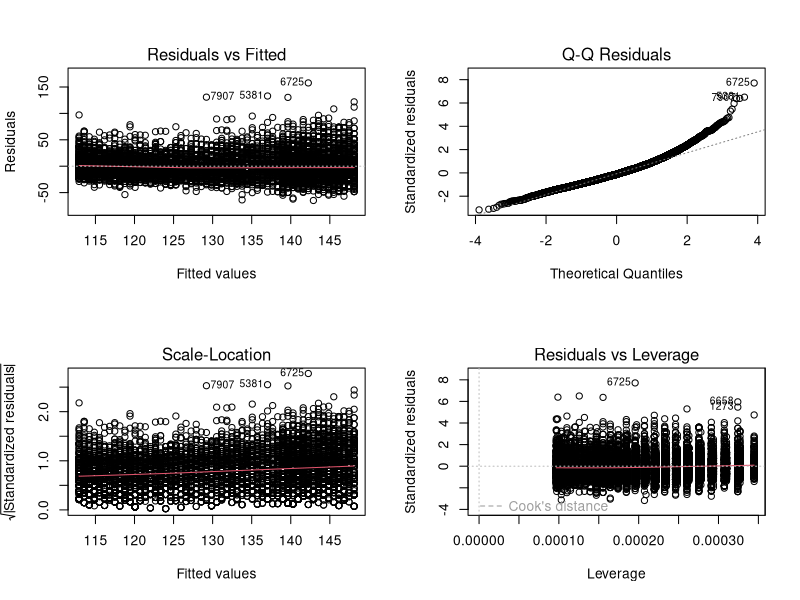
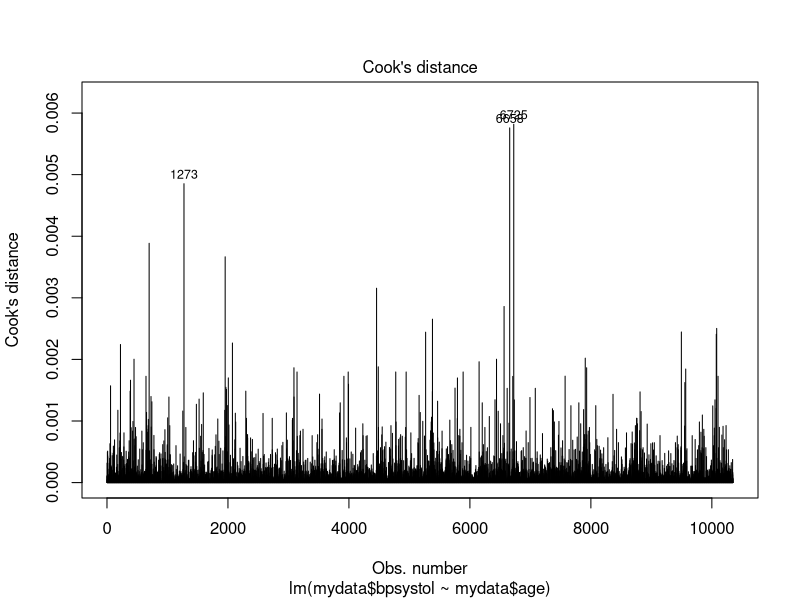
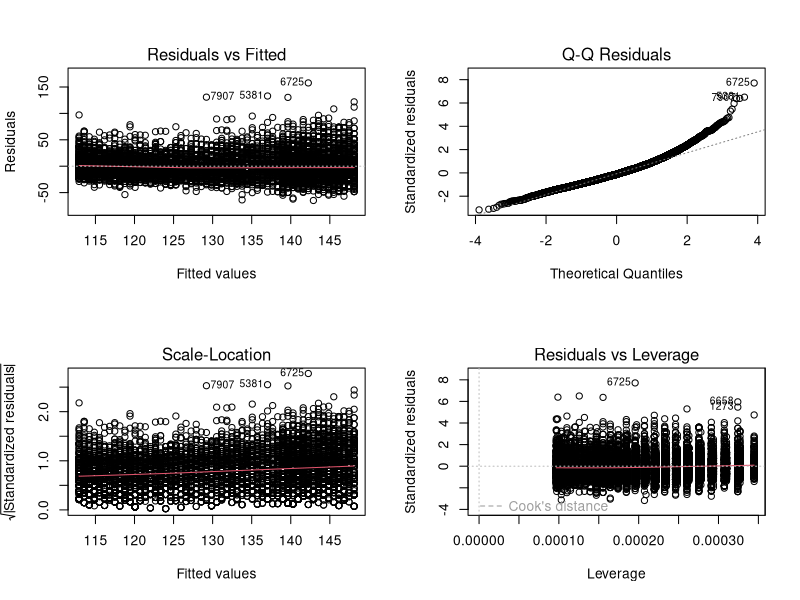
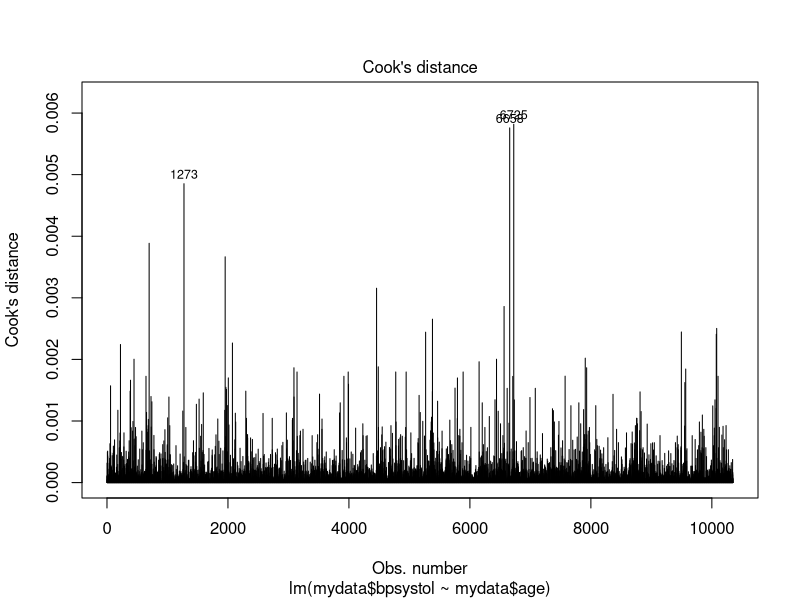

Write R code to recreate these figures, in order. (Note: this script raises an error after producing the figures.)
## ---- chunk 1
knitr::opts_chunk$set(echo = TRUE)
## ---- chunk 2
##reading the data in
mydata <-read.table("SurveyUS_data2018_selected.txt", header=T, sep="\t")
##fit the regression
reg_SBPonAGE<-lm(formula = mydata$bpsystol~mydata$age, data = mydata)
summary(reg_SBPonAGE)
confint(reg_SBPonAGE)

pearson <- cor.test(mydata$bpsystol, mydata$age,  method = "pearson")
pearson
## ---- chunk 3
##checking assumptions -all 4

par(mfrow=c(2,2))
plot(reg_SBPonAGE)
par(mfrow=c(1,1))

##Cook's distance points

cutoff <-4/(nrow(mydata))
cutoff
plot(reg_SBPonAGE, which=4, cook.levels=cutoff)
## ---- chunk 4
##DROPPING THE problematic observations
mydata_sensitivity <- mydata[-c(4457, 6658, 6725, 7907), ]

dim(mydata)
dim(mydata_sensitivity)

reg_SBPonAGE_sensitivity<-lm(formula = mydata$bpsystol~mydata$age , data = mydata_sensitivity)
summary(reg_SBPonAGE_sensitivity)
confint(reg_SBPonAGE_sensitivity)


par(mfrow=c(2,2))
plot(reg_SBPonAGE_sensitivity)
par(mfrow=c(1,1))

cutoff <-4/(nrow(mydata_sensitivity))
cutoff
plot(reg_SBPonAGE_sensitivity, which=4, cook.levels=cutoff)

## ---- chunk 5
reg_SBPonAGE<-lm(formula = mydata$bpsystol~mydata$age, data = mydata)
summary(reg_SBPonAGE)
confint(reg_SBPonAGE)

##produce predictions for the mean
pred_reg_SBPonAGE = predict(reg_SBPonAGE, interval = "confidence") 

##bind the data and the predictions
dat_pred_reg_SBPonAGE= cbind(mydata, pred_reg_SBPonAGE)  

ggplot(dat_pred_reg_SBPonAGE, aes(x =age , y =bpsystol) ) +
     geom_point() +
     geom_ribbon( aes(ymin = lwr, ymax = upr ), alpha = .15) +
     geom_line( aes(y = fit), size = 1) +
     geom_smooth(method=lm, se=TRUE)

##produce predictions for future values of age
pred_reg_SBPonAGE_alt=data.frame(mydata, predict(reg_SBPonAGE, interval="prediction"))

ggplot(pred_reg_SBPonAGE_alt, aes(x =age , y =bpsystol)) + 
    geom_ribbon(aes(ymin = lwr, ymax = upr, fill='prediction'), 
        fill = "black", alpha = 0.2) +
    geom_smooth(method = "lm", se = FALSE, col = "black") +
    geom_point(size = 1, col = "firebrick") + 
    labs(x = "Age", y = "SBP") + 
    theme_classic()


## ---- chunk 6
mydata_species <-read.table("ANOVA_example.txt", header=T, sep="\t")
mydata_species
dim(mydata_species)
names(mydata_species)


##CAREFUL AT THE ORDER OF THE VARIABLES: IN LM IS Y~X WHILST IN PLOT IS (X, Y)

##run the regresssion model
##the dependent variable: mydata_species$DiversityH
##the independent variable: mydata_species$SpeciesRichness
reg<-lm(formula = mydata_species$DiversityH~mydata_species$SpeciesRichness, data = mydata_species)
summary(reg)
confint(reg)


##center the variable!
##checking assumptions -all 4

par(mfrow=c(2,2))
plot(reg)
par(mfrow=c(1,1))

##Cook's distance points

cutoff <-4/(nrow(mydata_species))
cutoff
plot(reg, which=4, cook.levels=cutoff)

##a quick plot visualising the regression line

##constructiong the prediction for the mean

##predictions for the mean
predslm = predict(reg, interval = "confidence") ##produce predictions
predslm
datlm = cbind(mydata_species, predslm)  ##bind the data and the predictions
datlm


ggplot(datlm, aes(x =SpeciesRichness , y =DiversityH) ) +
     geom_point() +
     geom_ribbon( aes(ymin = lwr, ymax = upr ), alpha = .15) +
     geom_line( aes(y = fit), size = 1)



##these differ by specification of a different option for the interval

mydata_species2 = data.frame(mydata_species, predict(reg, interval = "prediction"))

ggplot(mydata_species2, aes(SpeciesRichness, DiversityH)) + 
    geom_ribbon(aes(ymin = lwr, ymax = upr, fill='prediction'), 
        fill = "black", alpha = 0.2) +
    geom_smooth(method = "lm", se = FALSE, col = "black") +
    geom_point(size = 3, col = "firebrick") + 
    labs(x = "SpeciesRichness", y = "DiversityH") + 
    theme_classic()
##################################
#################################

## ---- chunk 7
reg_SBPonRACE<-lm(formula = mydata$bpsystol~mydata$race , data = mydata)
summary(reg_SBPonRACE)
confint(reg_SBPonRACE)

##model diagnosis
par(mfrow=c(2,2))
plot(reg_SBPonRACE)
par(mfrow=c(1,1))

cutoff <-4/(nrow(mydata))
cutoff
plot(reg_SBPonRACE, which=4, cook.levels=cutoff)
## ---- chunk 8
reg_SBPonRACE<-lm(formula = mydata$bpsystol~mydata$race , data = mydata)
summary(reg_SBPonRACE)
confint(reg_SBPonRACE)

##visualize the data at hand!
 
ggplot(mydata, aes(x=race, y=bpsystol, fill=race)) + 
    geom_boxplot()

##visualize inferential results

sum = summarySE(mydata,
                measurevar="bpsystol",
                groupvars=c("race"))
sum

pd = position_dodge(.2)
ggplot(sum, aes(x=race,
                y=bpsystol)) +
    geom_errorbar(aes(ymin=bpsystol-1.96*se,
                      ymax=bpsystol+1.96*se),
                   width=.2, size=0.7, position=pd) +
    geom_point(shape=15, size=4, position=pd) +
    theme_bw() +
    theme(
          axis.title.y = element_text(vjust= 1.8),
          axis.title.x = element_text(vjust= -0.5),
          axis.title = element_text(face = "bold")) +
    scale_color_manual(values = c("black", "blue", "green"))
## ---- chunk 9

##MODEL WITH NO INTERACTION
reg_SBPonRACEandAGE_NO_INT<-lm(formula = mydata$bpsystol~mydata$race+mydata$age , data = mydata)
summary(reg_SBPonRACEandAGE_NO_INT)
confint(reg_SBPonRACEandAGE_NO_INT)


par(mfrow=c(2,2))
plot(reg_SBPonRACEandAGE_NO_INT)
par(mfrow=c(1,1))

cutoff <-4/(nrow(mydata))
cutoff
plot(reg_SBPonRACEandAGE_NO_INT, which=4, cook.levels=cutoff)


mydata$pred_SBPonRACEandAGE_NO_INT = predict(reg_SBPonRACEandAGE_NO_INT)

ggplot(mydata, aes(x = age, y = bpsystol, color = race) ) +
     geom_point(shape = 21, size = 0.5, fill = "white") +
     geom_line(aes(y = pred_SBPonRACEandAGE_NO_INT))

##center the age to interpret the intercept
mydata$age_center<-mydata$age-47.5818

reg_SBPonRACEandAGE_NO_INT<-lm(formula = mydata$bpsystol~mydata$race+mydata$age_center , data = mydata)
summary(reg_SBPonRACEandAGE_NO_INT)
confint(reg_SBPonRACEandAGE_NO_INT)

## ---- chunk 10

##MODEL WITH INTERACTION
reg_SBPonRACEandAGE_WITH_INT<-lm(formula = mydata$bpsystol~mydata$race*mydata$age_center , data = mydata)
summary(reg_SBPonRACEandAGE_WITH_INT)
confint(reg_SBPonRACEandAGE_WITH_INT)


par(mfrow=c(2,2))
plot(reg_SBPonRACEandAGE_WITH_INT)
par(mfrow=c(1,1))

cutoff <-4/(nrow(mydata))
cutoff
plot(reg_SBPonRACEandAGE_WITH_INT, which=4, cook.levels=cutoff)


mydata$pred_SBPonRACEandAGE_WITH_INT = predict(reg_SBPonRACEandAGE_WITH_INT)

ggplot(mydata, aes(x = age, y = bpsystol, color = race) ) +
     geom_point(shape = 21, size = 0.5, fill = "white") +
     geom_line(aes(y = pred_SBPonRACEandAGE_WITH_INT))


## ---- chunk 11
reg_SBPonRACEandGENGER<-lm(formula = mydata$bpsystol~mydata$race+mydata$sex , data = mydata)
summary(reg_SBPonRACEandGENGER)
confint(reg_SBPonRACEandGENGER)


par(mfrow=c(2,2))
plot(reg_SBPonRACEandGENGER)
par(mfrow=c(1,1))

cutoff <-4/(nrow(mydata))
cutoff
plot(reg_SBPonRACEandGENGER, which=4, cook.levels=cutoff)


##DESCRIPTIVE PLOTS
ggplot(mydata, aes(x=race, y=bpsystol, fill=sex)) + 
    geom_boxplot()

ggplot(mydata, aes(x=sex, y=bpsystol, fill=race)) + 
    geom_boxplot()


##INFERENTIAL PLOTS

sum = summarySE(mydata,
                measurevar="bpsystol",
                groupvars=c("sex","race"))
sum

pd = position_dodge(.2)
ggplot(sum, aes(x=race,
                y=bpsystol,
                color=sex)) +
    geom_errorbar(aes(ymin=bpsystol-1.96*se,
                      ymax=bpsystol+1.96*se),
                   width=.2, size=0.7, position=pd) +
    geom_point(shape=15, size=4, position=pd) +
    theme_bw() +
    theme(
          axis.title.y = element_text(vjust= 1.8),
          axis.title.x = element_text(vjust= -0.5),
          axis.title = element_text(face = "bold")) +
    scale_color_manual(values = c("black", "blue"))
## ---- chunk 12
reg_SBPonRACEandGENGER_INT<-lm(formula = mydata$bpsystol~mydata$race*mydata$sex , data = mydata)
summary(reg_SBPonRACEandGENGER_INT)
confint(reg_SBPonRACEandGENGER_INT)


par(mfrow=c(2,2))
plot(reg_SBPonRACEandGENGER_INT)
par(mfrow=c(1,1))

cutoff <-4/(nrow(mydata))
cutoff
plot(reg_SBPonRACEandGENGER_INT, which=4, cook.levels=cutoff)

##INFERENTIAL PLOTS

